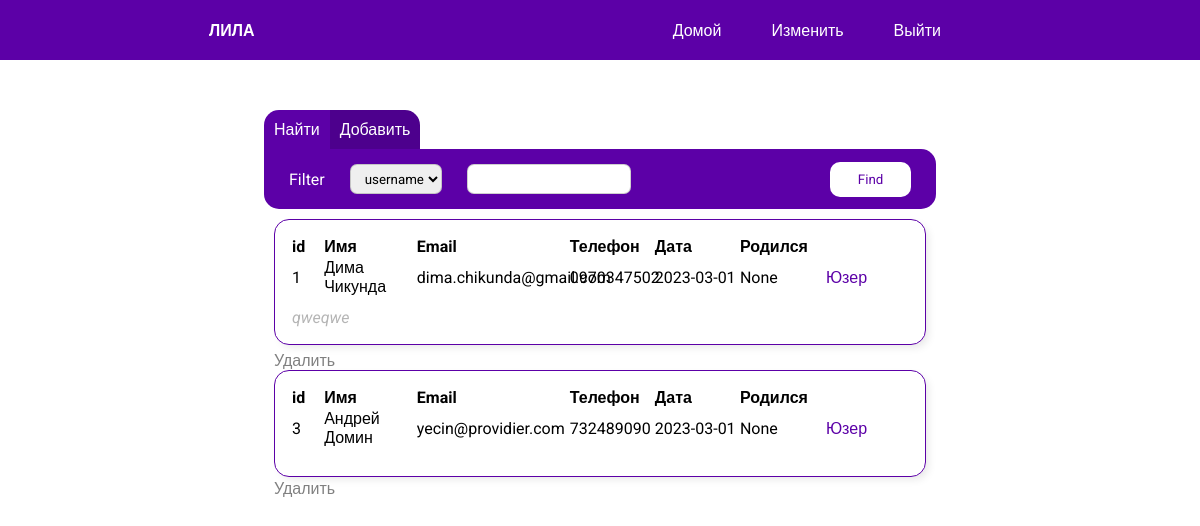
The app's page /index (signed in), older data.
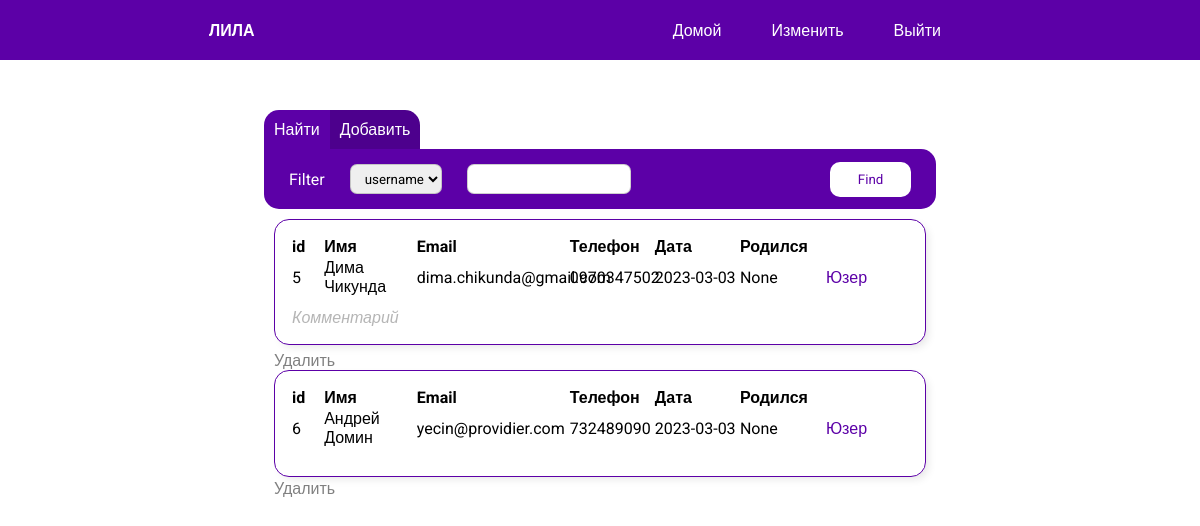
The same page, newer data.
### project/models.py (models this page shows, shortened)
class User(db.Model):
    id = db.Column(db.Integer, primary_key=True)
    name = db.Column(db.String(64))
    email = db.Column(db.String(64), unique=True)
    phone = db.Column(db.String(64), unique=True)
    date = db.Column(db.Date)
    birthday = db.Column(db.Date)
    additional_comment = db.Column(db.String(64))
    game = db.relationship('Game', backref='Game.user_id', cascade="all, delete")

### project/routes.py (the view, shortened to what this page needs)
@app.route('/', methods=['GET', 'POST'])
@app.route('/index', methods=['GET', 'POST'])
@login_required
def index():
    search_form = SearchForm()
    add_form = AddUserForm()
    users = User.query.all()
    return render_template('index.html', search_form=search_form, add_form=add_form, users=users)

### project/forms.py (shortened to what this page needs)
class SearchForm(FlaskForm):
    type = SelectField('Filter', choices=[(1, 'username'), (2, 'email'), (3, 'phone')])
    input = SearchField()
    submit = SubmitField('Find')

class AddUserForm(FlaskForm):
    name = StringField('Имя', validators=[DataRequired()])
    email = EmailField('Email', validators=[Optional()])
    phone = StringField('Phone', validators=[Optional()])
    birthday = DateField('Birthday', validators=[Optional()])
    comment = StringField('Comment')
    submit = SubmitField('Save')

### project/models.py (called while the page is built)
@login.user_loader
def load_user(id):
    return Admin.query.get(int(id))

### project/templates/index.html (shortened to what this page needs)
<link rel="stylesheet" href="/static/css/_user.css">
<link rel="stylesheet" href="/static/css/index.css">
{% extends 'base.html' %}
{% block content %}
<div class="wrapper">
    <div class="users_block">
        <div class="switcher">
            <div class="search_window_button" id = 'pressed'>
                <p>Найти</p>
            </div>
            <div class="add_window_button" id ='unpressed'>
                <p>Добавить</p>
            </div>
        </div>
        <div class="search_block " id="">
            <form class="search" action="" method="POST">
                <ul class="search_menu">
                    {{search_form.type.label}}
                    {{search_form.type(class='field')}}
                    {{search_form.input(class= 'field')}}
                </ul>
                {{search_form.submit(class='button')}}
            </form>
            <div class="result">
                {% for user in users%}
                {% include  '_user.html'%}
                {% endfor %}
            </div>
        </div>
    </div>
</div>
{% endblock %}

### project/templates/base.html (shortened to what this page needs)
<!DOCTYPE html>
<html lang="ru">
<head>
    <link rel="stylesheet" href="{{ url_for('static', filename="css/base.css") }}">
</head>
<body>
    <main>
        <header>
            <div class = 'header_menu'>
                <a href="{{url_for('index')}}" class="logo">ЛИЛА</a>
                <ul class="menu_block">
                    <li><a href="{{url_for('index')}}" class="menu_item">Домой</a></li>
                    <li><a href="{{url_for('change_cell')}}" class="menu_item">Изменить</a></li>
                    <a href="{{url_for('logout')}}"  class="menu_item">Выйти</a>
                </ul>
            </div>
        </header>
        {% block content %}{% endblock %}
    </main>
</body>
</html>

### project/templates/_user.html
<div href="/" class="table_block">
    <table class="user_block">
        <tbody>
            <tr>
                <th class="id">id</th>
                <th class="name">Имя</th>
                <th class="email">Email</th>
                <th>Телефон</th>
                <th>Дата</th>
                <th>Родился</th>
                <th></th>
            </tr>
            <tr>
                <td class="id">{{user.id}}</td>
                <td>{{user.name}}</td>
                <td>{{user.email}}</td>
                <td>{{user.phone}}</td>
                <td>{{user.date}}</td>
                <td>{{user.birthday}}</td>
                <td class="buttons">
                    <a href="{{ url_for('user', id=user.id) }}" class="button">Юзер</a>
                </td>
            </tr>
            <tr>
                <td colspan="5" class="comment">{{user.additional_comment}}</td>
            </tr>
        </tbody>
    </table>
    <a href="{{ url_for('delete', id=user.id) }}" class="delete_button">Удалить</a>
</div>

### project/static/css/_user.css (style rules this page uses)
.table_block { display: block; margin: 10px; }
.user_block { width: 100%; text-align: left; padding: 15px; table-layout: fixed; border-radius: 15px; border: 1px solid rgb(92, 0, 167); -webkit-box-shadow: 4px 4px 9px -2px rgba(0,0,0,0.10); -moz-box-shadow: 4px 4px 9px -2px rgba(0,0,0,0.10); box-shadow: 4px 4px 9px -2px rgba(0,0,0,0.10); }
.id { width: 5%; }
.name { width: 15%; }
.email { width: 25%; }
.comment { padding-top: 10px; font-style: italic; color: rgba(128, 128, 128, 0.583); }

### project/static/css/index.css (style rules this page uses)
.users_block { width: 70%; height: 85vh; margin: 0px auto; margin-top: 50px; }
.switcher { display: flex; text-align: center; }
.switcher p { text-align: center; padding: 10px; cursor: pointer; }
#pressed { background-color: rgb(92, 0, 167); }
#unpressed { background-color: rgb(77, 0, 141); }
.search { display: flex; height: 60px; background-color: rgb(92, 0, 167); border-radius: 0px 15px 15px 15px; align-items: center; }
.search_menu { display: flex; align-items: center; width: 100%; padding-left: 25px; color: white; }
.result { width: 100%; height: 75vh; overflow: scroll; }
.field { height: 30px; margin-left: 25px; border: 1px solid rgba(128, 128, 128, 0.382); border-radius: 7px; padding-left: 10px; }
.search_window_button { border-radius: 15px 0px 0px 0px; color: white; }
.add_window_button { border-radius: 0px 15px 0px 0px; color: white; }
.button { height: 35px; width: 100px; margin-right: 25px; background-color: rgb(255, 255, 255); border: 1px solid rgba(128, 128, 128, 0); border-radius: 10px; color: rgb(92, 0, 167); }
.table_block { position: relative; margin-bottom: 25px; }
.delete_button { bottom: -20%; left: 0; color: gray; position: absolute; }

### project/static/css/base.css (style rules this page uses)
* { padding: 0px; margin: 0px; font-family: 'Roboto', sans-serif; text-decoration: none; }
.wrapper { width: 80%; margin: 0px auto; }
.header_menu { width: 100%; height: 60px; display: flex; justify-content: space-around; align-items: center; background-color: rgb(92, 0, 167); }
.menu_block { display: flex; list-style: none; }
.menu_item { padding-right: 50px; color: white; }
.logo { font-weight: 600; color: white; }

Row changes from the older to the newer data that the page shows:
removed User: id "1", name "Дима Чикунда", email "dima.chikunda@gmail.com", phone "0970347502", date "2023-03-01", birthday "None", additional_comment "qweqwe"
removed User: id "3", name "Андрей Домин", email "yecin@providier.com", phone "732489090", date "2023-03-01", birthday "None"
added User: id "5", name "Дима Чикунда", email "dima.chikunda@gmail.com", phone "0970347502", date "2023-03-03", birthday "None", additional_comment "Комментарий"
added User: id "6", name "Андрей Домин", email "yecin@providier.com", phone "732489090", date "2023-03-03", birthday "None"
